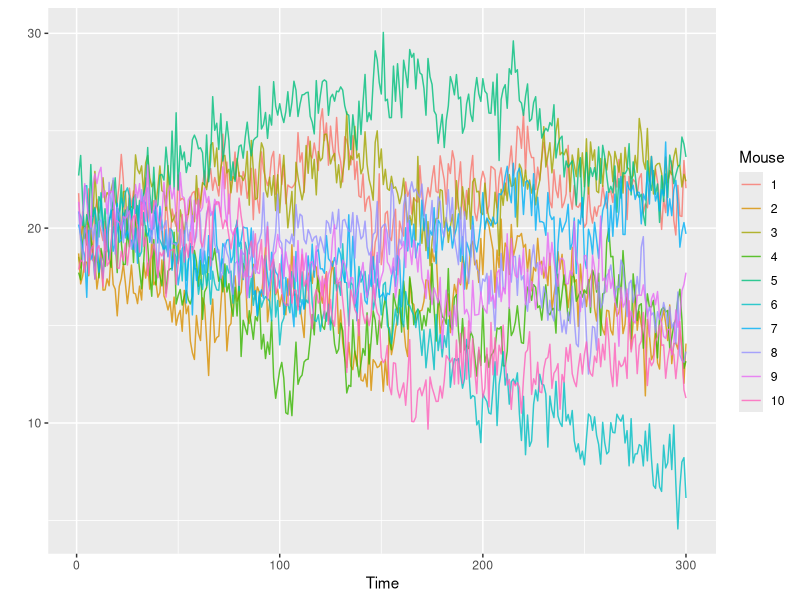

Generate this figure with R:
## ---- chunk 1
library(ggplot2)
set.seed(1)

# true model  -----------------------------------------------------------
#based on Hierarchical Dynamic Models  Marina Silva Paez and Dani Gamerman

n = 10 # sample size
T = 300 # observations (time)
## ---- chunk 2
# parameters for observation equations
sd_y = 0.01
## ---- chunk 3
# parameters for structural equations 
level = 10
sd_level = 0.8
sd_mu = 0.5 # mu for trend
A = 0.5
P = 50 
phi = 5
sd_A = 0.01
sd_P = 0.5
sd_phi = 0.8
sd_season = 0.8
## ---- chunk 4
# parameters for system equations
sd_mu_t = 0.3
 # seasonal period 
p = 0.01
mean_amp = 1
sd_amp = 0.01

# initial values for group level parameters
season0 = 0.3
amp0 = 0.8 
mu0= 10
## ---- chunk 5
data = list()

for(i in 1:n){
  # time dependent parameters (mean parameters)
  mu_t = numeric(T) ; mu_t[1] =  mu0

  for(t in 2:T){
    # System Equations
    mu_t[t] = mu_t[t-1] + rnorm(1,0,sd_mu_t)
  }
  
  # structural equations
  level_i = level + rnorm(1,0,sd_level)
  mu_it = mu_t + rnorm(t,0,sd_mu)
  A_i = A + rnorm(1,0,sd_A)
  P_i = P + rnorm(1,0, sd_P)
  phi_i = phi + rnorm(1,0, sd_phi)
  prob_it = rbinom(300,1,p)
  amp_it = abs(rnorm(T,mean_amp, sd_amp))
  
  season_it = A_i * sin(2 * pi * (1:T) /P_i + phi_i) + rnorm(t,0,sd_season)
  
  # observation equations
  y = level_i + mu_it + season_it + prob_it*amp_it + rnorm(t,0,sd_y) 
  data[[i]] = data.frame(mouse = i, time = 1:T, y = y)
}
sim_data = do.call(rbind,data)


ggplot(data = sim_data, aes(x = time, y = y, color = factor(mouse))) + 
  geom_line(alpha = 0.8) + 
  labs(x = 'Time',
       y = '',
       color = 'Mouse')
